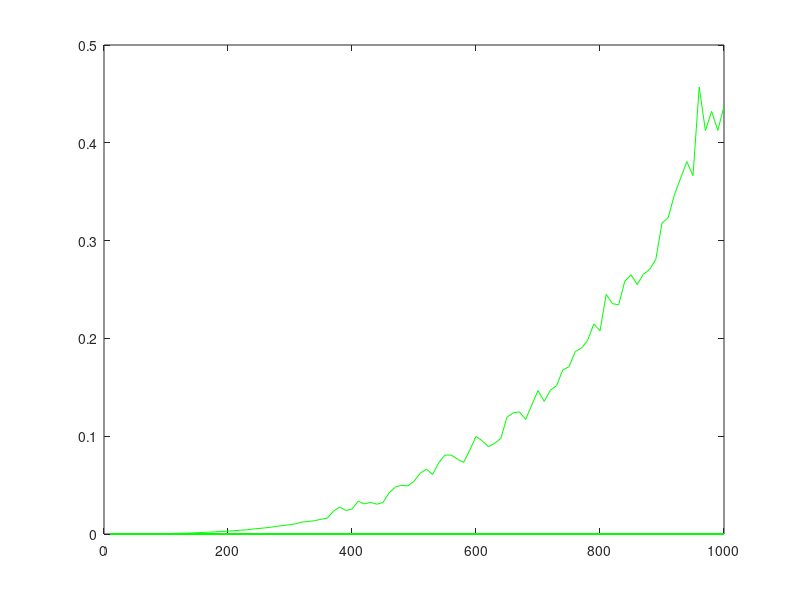

Write the MATLAB code that produced this figure.
% Costruire un programma in linguaggio Matlab/Octave che esegua il calcolo del prodotto di due  matrici A e B di dimensione n x n, utilizzando la singola istruzione C = A*B, per i valori di n presi tra 10 e 2350 con passo=10,  calcoli il tempo di esecuzione di ogni prodotto e faccia il grafico "(n, tempo)". Commentare l'andamento del grafico.

dimensioniMatrice = 10:10:1000;		% Dichiaro un vettore contenente tutte le dimensioni delle matrici. Si parte da 10 e si arriva a 2350 con passo 10

tempi = zeros(length(dimensioniMatrice));	% dichiaro un vettore di tempi grande tanto quanto la dimensione del vettore dimensioniMatrice

i = 1;						% Inizializzo il contatore per l'array dei tempi

for n = dimensioniMatrice	% Faccio partire il ciclo iterando sul vettore delle dimensioni
	A = rand(n,n);			% Inizializzo una matrice quadrate n*n con valori casuali compresi tra 0 e 1
	B = rand(n,n);			% Inizializzo una matrice quadrata n*n con valori casuali compresi tra 0 e 1
	tic;					% Faccio partire il timer
	C = A*B;				% Moltiplico le due matrici quadrate
	tempi(i) = toc;			% Fermo il timer e registro il tempo sul vettore dei tempi
	disp(['n =' num2str(n) ' elapsed time = ' num2str(tempi(i))]);		% Mostro sullo schermo i tempi
	i++;					% Incremento il contatore
end

xlabel('Dimensione n della matrice');			% Imposto l'etichetta dell'asse x 
ylabel('Tempo espresso in secondi');			% Imposto l'etichetta dell'asse y		
plot(dimensioniMatrice, tempi, 'g');							% Mostro il grafico